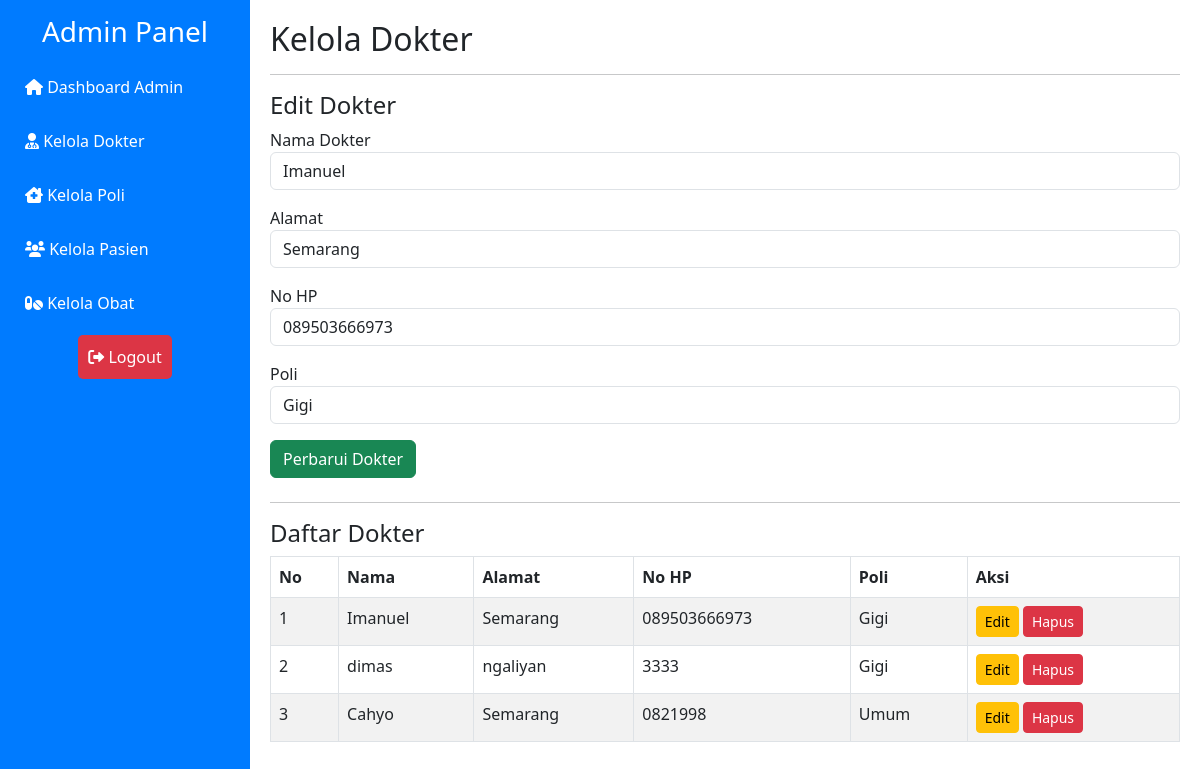
Page /admin/dokter.php?edit_id=1 on the committed database.
### tables this page shows
CREATE TABLE `dokter` (
  `id_dokter` int NOT NULL,
  `nama_dokter` varchar(255) NOT NULL,
  `alamat` varchar(255) DEFAULT NULL,
  `no_hp` varchar(15) NOT NULL,
  `id_poli` int NOT NULL
);

CREATE TABLE `poli` (
  `id_poli` int NOT NULL,
  `nama_poli` varchar(255) NOT NULL,
  `keterangan` text
);

### admin/dokter.php (the view, shortened to what this page needs)
<?php
include('../includes/db.php');
$dokter_result = mysqli_query($conn, "SELECT Dokter.*, Poli.nama_poli FROM Dokter JOIN Poli ON Dokter.id_poli = Poli.id_poli");
$poli_result = mysqli_query($conn, "SELECT * FROM Poli");
$edit_data = null;
if (isset($_GET['edit_id'])) {
    $id_edit = intval($_GET['edit_id']);
    $edit_query = mysqli_query($conn, "SELECT * FROM Dokter WHERE id_dokter=$id_edit");
    $edit_data = mysqli_fetch_assoc($edit_query);
}
?>
<!DOCTYPE html>
<html lang="en">
<head>
    <link rel="stylesheet" href="https://cdnjs.cloudflare.com/ajax/libs/font-awesome/6.0.0-beta3/css/all.min.css">
    <link href="https://cdn.jsdelivr.net/npm/bootstrap@5.3.0-alpha3/dist/css/bootstrap.min.css" rel="stylesheet">
    <link href="../assets/style.css" rel="stylesheet">
</head>
<body>
    <div class="sidebar d-md-block" id="sidebar">
        <h3 class="text-center mb-3">Admin Panel</h3>
        <a href="dashboard.php"><i class="fas fa-home"></i> Dashboard Admin</a>
        <a href="dokter.php"><i class="fas fa-user-md"></i> Kelola Dokter</a>
        <a href="poli.php"><i class="fas fa-clinic-medical"></i> Kelola Poli</a>
        <a href="pasien.php"><i class="fas fa-users"></i> Kelola Pasien</a>
        <a href="obat.php"><i class="fas fa-pills"></i> Kelola Obat</a>
        <div class="logout mt-auto">
            <a href="../logout.php"><i class="fas fa-sign-out-alt"></i> Logout</a>
        </div>
    </div>
    <div class="content" id="content">
        <h2>Kelola Dokter</h2>
        <hr>
        <div class="mb-4">
            <h4><?= $edit_data ? "Edit Dokter" : "Tambah Dokter Baru" ?></h4>
            <form method="POST">
                <div class="mb-3">
                    <label>Nama Dokter</label>
                    <input type="text" name="nama_dokter" class="form-control" value="<?= $edit_data ? $edit_data['nama_dokter'] : '' ?>" required>
                </div>
                <div class="mb-3">
                    <label>Alamat</label>
                    <input type="text" name="alamat" class="form-control" value="<?= $edit_data ? $edit_data['alamat'] : '' ?>" required>
                </div>
                <div class="mb-3">
                    <label>No HP</label>
                    <input type="text" name="no_hp" class="form-control" value="<?= $edit_data ? $edit_data['no_hp'] : '' ?>" required>
                </div>
                <div class="mb-3">
                    <label>Poli</label>
                    <select name="id_poli" class="form-control" required>
                        <?php while ($poli = mysqli_fetch_assoc($poli_result)) { ?>
                            <option value="<?= $poli['id_poli'] ?>" <?= $edit_data && $edit_data['id_poli'] == $poli['id_poli'] ? 'selected' : '' ?>>
                                <?= $poli['nama_poli'] ?>
                            </option>
                        <?php } ?>
                    </select>
                </div>
                <button type="submit" name="create_or_update_dokter" class="btn btn-success"><?= $edit_data ? "Perbarui Dokter" : "Tambah Dokter" ?></button>
            </form>
        </div>
        <hr>
        <h4>Daftar Dokter</h4>
        <table class="table table-bordered table-striped">
            <thead>
                <tr>
                    <th>No</th>
                    <th>Nama</th>
                    <th>Alamat</th>
                    <th>No HP</th>
                    <th>Poli</th>
                    <th>Aksi</th>
                </tr>
            </thead>
            <tbody>
                <?php
                $no = 1;
                while ($dokter = mysqli_fetch_assoc($dokter_result)) { ?>
                    <tr>
                        <td><?= $no++ ?></td>
                        <td><?= $dokter['nama_dokter'] ?></td>
                        <td><?= $dokter['alamat'] ?></td>
                        <td><?= $dokter['no_hp'] ?></td>
                        <td><?= $dokter['nama_poli'] ?></td>
                        <td>
                            <a href="dokter.php?edit_id=<?= $dokter['id_dokter'] ?>" class="btn btn-warning btn-sm">Edit</a>
                            <a href="dokter.php?delete_id=<?= $dokter['id_dokter'] ?>" class="btn btn-danger btn-sm" onclick="return confirm('Apakah Anda yakin ingin menghapus dokter ini?')">Hapus</a>
                        </td>
                    </tr>
                <?php } ?>
            </tbody>
        </table>
    </div>
</body>
</html>

### assets/style.css (style rules this page uses)
.sidebar { height: 100vh; background-color: #007bff; color: white; padding: 15px; position: fixed; top: 0; left: 0; width: 250px; z-index: 1000; display: flex; flex-direction: column; }
.sidebar a { color: white; text-decoration: none; margin-bottom: 10px; display: block; padding: 10px; border-radius: 5px; }
.logout { margin-top: auto; text-align: center; }
.logout a { color: white; padding: 10px; background-color: #dc3545; border-radius: 5px; display: inline-block; }
.content { margin-left: 250px; padding: 20px; transition: margin-left 0.3s ease-in-out; }

### rows in the picture
dokter: nama_dokter "Imanuel", alamat "Semarang", no_hp "089503666973", id_poli "Gigi", id_poli.nama_poli "Gigi"
dokter: nama_dokter "dimas", alamat "ngaliyan", no_hp "3333", id_poli.nama_poli "Gigi"
dokter: nama_dokter "Cahyo", alamat "Semarang", no_hp "0821998", id_poli.nama_poli "Umum"
